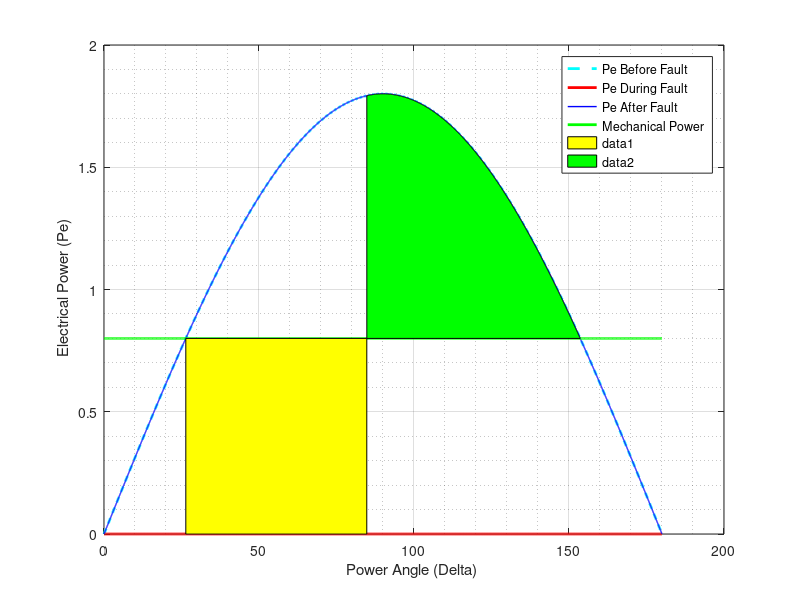

This chart was generated by the following MATLAB code:
clc; 
clear all; 
close all;
P_elec = 0.8;  % Electrical real power 
Q = 0.074;     % Imaginary power 
H = 5 ;        % Inertia constant ,  unit MJ/MVA 
V =1; 
P_mecha = P_elec; 
P_m = P_elec; 
S = P_elec + j*Q; 
I = conj(S)/conj(V); 
X1 = 0.3+0.2+0.3/2;    % Reactance before fault 
E = V + j*X1*I;        % Transient internal voltage 
X2 = inf;              % For first case 
X3 = X1 ;              % For first case 
P1_max = abs(E)*abs(V)/X1;   
P2_max = abs(E)*abs(V)/X2; 
P3_max = abs(E)*abs(V)/X3; 
del_0 = asin(P_mecha/P1_max);        % Initial operating angle            
del_max = pi - asin(P_mecha/P3_max); % Maximum operating angle      
del_c = acos(  (P_mecha*(del_max - del_0)  + P3_max*cos(del_max) - P2_max*cos(del_0))/ (P3_max - P2_max));  % Critical clearing angle  
t_c = sqrt( (2*H*(del_c - del_0))/ ( pi*60*P_mecha));   % Critical clearing time  
del_c = del_c*(180/pi); 
del_0 = del_0 * (180/pi); 
fprintf('Critical Clearing Angle :   %f\n', del_c); 
fprintf('Critical Clearing Time :   %f\n', t_c); 
if X2 == inf 
t_c = sqrt( (2*H*(del_c - del_0))/ ( pi*60*P_mecha));   % Critical clearing time 
fprintf('Critical Clearing Time :   %f\n', t_c); 
else 
end 
fprintf('Critical Clearing Time is determinable\n'); 
fprintf('Maximum Power Angle Swing : %f\n', rad2deg(del_max));  
% Ploting equal area criterion  
del = rad2deg([0 : 0.001 : pi]); 
P1 = P1_max * sin(deg2rad(del)); 
P2 = P2_max * sin(deg2rad(del)); 
P3 = P3_max * sin(deg2rad(del)); 
P_mecha = P_mecha + 0 * del; 
plot(del,P1, 'c--' ,  'linewidth', 2 ); 
xlabel('Power Angle (Delta) '); 
ylabel(' Electrical Power (Pe)'); 
grid on; 
grid minor; 
hold on; 
plot(del,P2, 'r' ,  'linewidth', 2); 
hold on; 
plot(del,P3, 'b' ,  'linewidth', 1); 
hold on; 
plot(del,P_mecha, 'g' ,  'linewidth', 2); 
hold on; 
legend('Pe Before Fault', 'Pe During Fault', 'Pe After Fault', 'Mechanical Power')  
hold on; 
xx= (del_0 :0.01: del_c);   
x = [del_0 xx del_c];       
y = P2_max * sin(xx*pi/180); 
y =[P_m  y P_m]; 
fill(x,y,'y'); 
del_mx = rad2deg(del_max); 
pp = del_c :0.01 : del_mx;   
p = [ del_c pp del_mx]; 
q = P3_max * sin(pp*pi/180); 
q =[P_m q P_m]; 
fill(p,q,'g'); 
